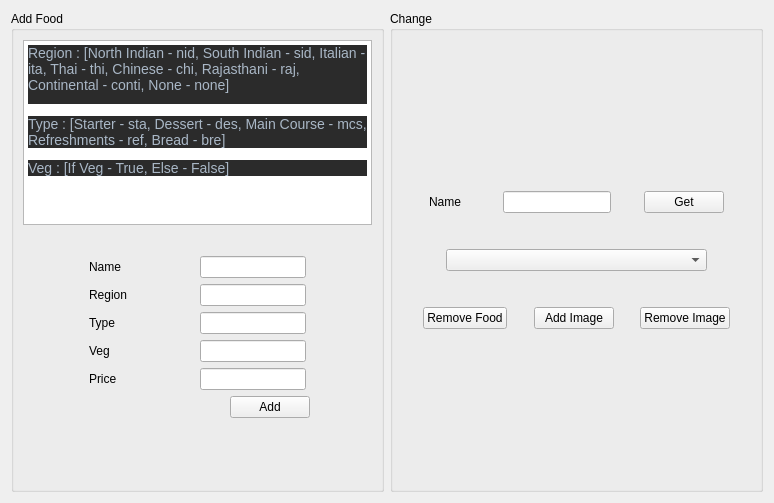
     <widget class="QWidget" name="tab_4">
      <attribute name="title">
       <string>Manage Food</string>
      </attribute>
      <layout class="QHBoxLayout" name="horizontalLayout_14" stretch="1,1">
       <item>
        <widget class="QGroupBox" name="groupBox_4">
         <property name="title">
          <string>Add Food</string>
         </property>
         <layout class="QVBoxLayout" name="verticalLayout_6" stretch="15,2,1,1,1,1,1,1,5">
          <item>
           <widget class="QTextBrowser" name="textBrowser">
            <property name="html">
             <string>&lt;!DOCTYPE HTML PUBLIC &quot;-//W3C//DTD HTML 4.0//EN&quot; &quot;http://www.w3.org/TR/REC-html40/strict.dtd&quot;&gt;
&lt;html&gt;&lt;head&gt;&lt;meta name=&quot;qrichtext&quot; content=&quot;1&quot; /&gt;&lt;style type=&quot;text/css&quot;&gt;
p, li { white-space: pre-wrap; }
&lt;/style&gt;&lt;/head&gt;&lt;body style=&quot; font-family:'MS Shell Dlg 2'; font-size:6.5pt; font-weight:400; font-style:normal;&quot;&gt;
&lt;p style=&quot; margin-top:12px; margin-bottom:12px; margin-left:0px; margin-right:0px; -qt-block-indent:0; text-indent:0px; background-color:#2b2b2b;&quot;&gt;&lt;span style=&quot; font-family:'Consolas'; font-size:10.5pt; color:#a9b7c6; background-color:#2b2b2b;&quot;&gt;Region : [North Indian - nid, South Indian - sid, Italian - ita, Thai - thi, Chinese - chi, Rajasthani - raj, Continental - conti, None - none]&lt;/span&gt;&lt;span style=&quot; font-family:'Consolas'; font-size:10.5pt; color:#a9b7c6;&quot;&gt;&lt;br /&gt;&lt;/span&gt;&lt;/p&gt;
&lt;p style=&quot; margin-top:12px; margin-bottom:12px; margin-left:0px; margin-right:0px; -qt-block-indent:0; text-indent:0px; background-color:#2b2b2b;&quot;&gt;&lt;span style=&quot; font-family:'Consolas'; font-size:10.5pt; color:#a9b7c6;&quot;&gt;Type : [Starter - sta, Dessert - des, Main Course - mcs, Refreshments - ref, Bread - bre]&lt;/span&gt;&lt;/p&gt;
&lt;p style=&quot; margin-top:12px; margin-bottom:12px; margin-left:0px; margin-right:0px; -qt-block-indent:0; text-indent:0px; background-color:#2b2b2b;&quot;&gt;&lt;span style=&quot; font-family:'Consolas'; font-size:10.5pt; color:#a9b7c6;&quot;&gt;Veg : [If Veg - True, Else - False]&lt;/span&gt;&lt;/p&gt;&lt;/body&gt;&lt;/html&gt;</string>
            </property>
           </widget>
          </item>
          <item>
           <spacer name="verticalSpacer_14">
            <property name="orientation">
             <enum>Qt::Vertical</enum>
            </property>
            <property name="sizeHint" stdset="0">
             <size>
              <width>20</width>
              <height>40</height>
             </size>
            </property>
           </spacer>
          </item>
          <item>
           <layout class="QHBoxLayout" name="horizontalLayout_20" stretch="5,6,2,8,5">
            <item>
             <spacer name="horizontalSpacer_36">
              <property name="orientation">
               <enum>Qt::Horizontal</enum>
              </property>
              <property name="sizeHint" stdset="0">
               <size>
                <width>40</width>
                <height>20</height>
               </size>
              </property>
             </spacer>
            </item>
            <item>
             <widget class="QLabel" name="label_14">
              <property name="text">
               <string>Name</string>
              </property>
             </widget>
            </item>
            <item>
             <spacer name="horizontalSpacer_37">
              <property name="orientation">
               <enum>Qt::Horizontal</enum>
              </property>
              <property name="sizeHint" stdset="0">
               <size>
                <width>40</width>
                <height>20</height>
               </size>
              </property>
             </spacer>
            </item>
            <item>
             <widget class="QLineEdit" name="le_f_name"/>
            </item>
            <item>
             <spacer name="horizontalSpacer_38">
              <property name="orientation">
               <enum>Qt::Horizontal</enum>
              </property>
              <property name="sizeHint" stdset="0">
               <size>
                <width>40</width>
                <height>20</height>
               </size>
              </property>
             </spacer>
            </item>
           </layout>
          </item>
          <item>
           <layout class="QHBoxLayout" name="horizontalLayout_17" stretch="5,6,2,8,5">
            <item>
             <spacer name="horizontalSpacer_39">
              <property name="orientation">
               <enum>Qt::Horizontal</enum>
              </property>
              <property name="sizeHint" stdset="0">
               <size>
                <width>40</width>
                <height>20</height>
               </size>
              </property>
             </spacer>
            </item>
            <item>
             <widget class="QLabel" name="label_11">
              <property name="text">
               <string>Region</string>
              </property>
             </widget>
            </item>
            <item>
             <spacer name="horizontalSpacer_40">
              <property name="orientation">
               <enum>Qt::Horizontal</enum>
              </property>
              <property name="sizeHint" stdset="0">
               <size>
                <width>40</width>
                <height>20</height>
               </size>
              </property>
             </spacer>
            </item>
            <item>
             <widget class="QLineEdit" name="le_f_region"/>
            </item>
            <item>
             <spacer name="horizontalSpacer_41">
              <property name="orientation">
               <enum>Qt::Horizontal</enum>
              </property>
              <property name="sizeHint" stdset="0">
               <size>
                <width>40</width>
                <height>20</height>
               </size>
              </property>
             </spacer>
            </item>
           </layout>
          </item>
          <item>
           <layout class="QHBoxLayout" name="horizontalLayout_15" stretch="5,6,2,8,5">
            <item>
             <spacer name="horizontalSpacer_42">
              <property name="orientation">
               <enum>Qt::Horizontal</enum>
              </property>
              <property name="sizeHint" stdset="0">
               <size>
                <width>40</width>
                <height>20</height>
               </size>
              </property>
             </spacer>
            </item>
            <item>
             <widget class="QLabel" name="label_12">
              <property name="text">
               <string>Type</string>
              </property>
             </widget>
            </item>
            <item>
             <spacer name="horizontalSpacer_43">
              <property name="orientation">
               <enum>Qt::Horizontal</enum>
              </property>
              <property name="sizeHint" stdset="0">
               <size>
                <width>40</width>
                <height>20</height>
               </size>
              </property>
             </spacer>
            </item>
            <item>
             <widget class="QLineEdit" name="le_f_type"/>
            </item>
            <item>
             <spacer name="horizontalSpacer_44">
              <property name="orientation">
               <enum>Qt::Horizontal</enum>
              </property>
              <property name="sizeHint" stdset="0">
               <size>
                <width>40</width>
                <height>20</height>
               </size>
              </property>
             </spacer>
            </item>
           </layout>
          </item>
          <item>
           <layout class="QHBoxLayout" name="horizontalLayout_18" stretch="5,6,2,8,5">
            <item>
             <spacer name="horizontalSpacer_45">
              <property name="orientation">
               <enum>Qt::Horizontal</enum>
              </property>
              <property name="sizeHint" stdset="0">
               <size>
                <width>40</width>
                <height>20</height>
               </size>
              </property>
             </spacer>
            </item>
            <item>
             <widget class="QLabel" name="label_13">
              <property name="text">
               <string>Veg</string>
              </property>
             </widget>
            </item>
            <item>
             <spacer name="horizontalSpacer_46">
              <property name="orientation">
               <enum>Qt::Horizontal</enum>
              </property>
              <property name="sizeHint" stdset="0">
               <size>
                <width>40</width>
                <height>20</height>
               </size>
              </property>
             </spacer>
            </item>
            <item>
             <widget class="QLineEdit" name="le_f_veg"/>
            </item>
            <item>
             <spacer name="horizontalSpacer_47">
              <property name="orientation">
               <enum>Qt::Horizontal</enum>
              </property>
              <property name="sizeHint" stdset="0">
               <size>
                <width>40</width>
                <height>20</height>
               </size>
              </property>
             </spacer>
            </item>
           </layout>
          </item>
          <item>
           <layout class="QHBoxLayout" name="horizontalLayout_16" stretch="5,6,2,8,5">
            <item>
             <spacer name="horizontalSpacer_48">
              <property name="orientation">
               <enum>Qt::Horizontal</enum>
              </property>
              <property name="sizeHint" stdset="0">
               <size>
                <width>40</width>
                <height>20</height>
               </size>
              </property>
             </spacer>
            </item>
            <item>
             <widget class="QLabel" name="label_15">
              <property name="text">
               <string>Price</string>
              </property>
             </widget>
            </item>
            <item>
             <spacer name="horizontalSpacer_49">
              <property name="orientation">
               <enum>Qt::Horizontal</enum>
              </property>
              <property name="sizeHint" stdset="0">
               <size>
                <width>40</width>
                <height>20</height>
               </size>
              </property>
             </spacer>
            </item>
            <item>
             <widget class="QLineEdit" name="le_price"/>
            </item>
            <item>
             <spacer name="horizontalSpacer_50">
              <property name="orientation">
               <enum>Qt::Horizontal</enum>
              </property>
              <property name="sizeHint" stdset="0">
               <size>
                <width>40</width>
                <height>20</height>
               </size>
              </property>
             </spacer>
            </item>
           </layout>
          </item>
          <item>
           <layout class="QHBoxLayout" name="horizontalLayout_19" stretch="10,3,3">
            <item>
             <spacer name="horizontalSpacer_51">
              <property name="orientation">
               <enum>Qt::Horizontal</enum>
              </property>
              <property name="sizeHint" stdset="0">
               <size>
                <width>40</width>
                <height>20</height>
               </size>
              </property>
             </spacer>
            </item>
            <item>
             <widget class="QPushButton" name="bt_add_food">
              <property name="text">
               <string>Add</string>
              </property>
             </widget>
            </item>
            <item>
             <spacer name="horizontalSpacer_52">
              <property name="orientation">
               <enum>Qt::Horizontal</enum>
              </property>
              <property name="sizeHint" stdset="0">
               <size>
                <width>40</width>
                <height>20</height>
               </size>
              </property>
             </spacer>
            </item>
           </layout>
          </item>
          <item>
           <spacer name="verticalSpacer_15">
            <property name="orientation">
             <enum>Qt::Vertical</enum>
            </property>
            <property name="sizeHint" stdset="0">
             <size>
              <width>20</width>
              <height>40</height>
             </size>
            </property>
           </spacer>
          </item>
         </layout>
        </widget>
       </item>
       <item>
        <widget class="QGroupBox" name="groupBox_5">
         <property name="title">
          <string>Change</string>
         </property>
         <layout class="QVBoxLayout" name="verticalLayout_7" stretch="5,1,1,1,1,1,5">
          <item>
           <spacer name="verticalSpacer_16">
            <property name="orientation">
             <enum>Qt::Vertical</enum>
            </property>
            <property name="sizeHint" stdset="0">
             <size>
              <width>20</width>
              <height>40</height>
             </size>
            </property>
           </spacer>
          </item>
          <item>
           <layout class="QHBoxLayout" name="horizontalLayout_21" stretch="2,3,2,8,2,3,2">
            <item>
             <spacer name="horizontalSpacer_53">
              <property name="orientation">
               <enum>Qt::Horizontal</enum>
              </property>
              <property name="sizeHint" stdset="0">
               <size>
                <width>40</width>
                <height>20</height>
               </size>
              </property>
             </spacer>
            </item>
            <item>
             <widget class="QLabel" name="label_16">
              <property name="text">
               <string>Name </string>
              </property>
             </widget>
            </item>
            <item>
             <spacer name="horizontalSpacer_54">
              <property name="orientation">
               <enum>Qt::Horizontal</enum>
              </property>
              <property name="sizeHint" stdset="0">
               <size>
                <width>40</width>
                <height>20</height>
               </size>
              </property>
             </spacer>
            </item>
            <item>
             <widget class="QLineEdit" name="le_name_query"/>
            </item>
            <item>
             <spacer name="horizontalSpacer_55">
              <property name="orientation">
               <enum>Qt::Horizontal</enum>
              </property>
              <property name="sizeHint" stdset="0">
               <size>
                <width>40</width>
                <height>20</height>
               </size>
              </property>
             </spacer>
            </item>
            <item>
             <widget class="QPushButton" name="bt_get">
              <property name="text">
               <string>Get</string>
              </property>
             </widget>
            </item>
            <item>
             <spacer name="horizontalSpacer_56">
              <property name="orientation">
               <enum>Qt::Horizontal</enum>
              </property>
              <property name="sizeHint" stdset="0">
               <size>
                <width>40</width>
                <height>20</height>
               </size>
              </property>
             </spacer>
            </item>
           </layout>
          </item>
          <item>
           <spacer name="verticalSpacer_17">
            <property name="orientation">
             <enum>Qt::Vertical</enum>
            </property>
            <property name="sizeHint" stdset="0">
             <size>
              <width>20</width>
              <height>40</height>
             </size>
            </property>
           </spacer>
          </item>
          <item>
           <layout class="QHBoxLayout" name="horizontalLayout_23" stretch="5,30,5">
            <item>
             <spacer name="horizontalSpacer_57">
              <property name="orientation">
               <enum>Qt::Horizontal</enum>
              </property>
              <property name="sizeHint" stdset="0">
               <size>
                <width>40</width>
                <height>20</height>
               </size>
              </property>
             </spacer>
            </item>
            <item>
             <widget class="QComboBox" name="cb_rm_food"/>
            </item>
            <item>
             <spacer name="horizontalSpacer_58">
              <property name="orientation">
               <enum>Qt::Horizontal</enum>
              </property>
              <property name="sizeHint" stdset="0">
               <size>
                <width>40</width>
                <height>20</height>
               </size>
              </property>
             </spacer>
            </item>
           </layout>
          </item>
          <item>
           <spacer name="verticalSpacer_18">
            <property name="orientation">
             <enum>Qt::Vertical</enum>
            </property>
            <property name="sizeHint" stdset="0">
             <size>
              <width>20</width>
              <height>40</height>
             </size>
            </property>
           </spacer>
          </item>
          <item>
           <layout class="QHBoxLayout" name="horizontalLayout_22" stretch="1,3,1,3,1,3,1">
            <item>
             <spacer name="horizontalSpacer_59">
              <property name="orientation">
               <enum>Qt::Horizontal</enum>
              </property>
              <property name="sizeHint" stdset="0">
               <size>
                <width>40</width>
                <height>20</height>
               </size>
              </property>
             </spacer>
            </item>
            <item>
             <widget class="QPushButton" name="bt_rm_food">
              <property name="text">
               <string>Remove Food</string>
              </property>
             </widget>
            </item>
            <item>
             <spacer name="horizontalSpacer_65">
              <property name="orientation">
               <enum>Qt::Horizontal</enum>
              </property>
              <property name="sizeHint" stdset="0">
               <size>
                <width>40</width>
                <height>20</height>
               </size>
              </property>
             </spacer>
            </item>
            <item>
             <widget class="QPushButton" name="bt_add_img">
              <property name="text">
               <string>Add Image</string>
              </property>
             </widget>
            </item>
            <item>
             <spacer name="horizontalSpacer_66">
              <property name="orientation">
               <enum>Qt::Horizontal</enum>
              </property>
              <property name="sizeHint" stdset="0">
               <size>
                <width>40</width>
                <height>20</height>
               </size>
              </property>
             </spacer>
            </item>
            <item>
             <widget class="QPushButton" name="bt_rm_img">
              <property name="text">
               <string>Remove Image</string>
              </property>
             </widget>
            </item>
            <item>
             <spacer name="horizontalSpacer_60">
              <property name="orientation">
               <enum>Qt::Horizontal</enum>
              </property>
              <property name="sizeHint" stdset="0">
               <size>
                <width>40</width>
                <height>20</height>
               </size>
              </property>
             </spacer>
            </item>
           </layout>
          </item>
          <item>
           <spacer name="verticalSpacer_19">
            <property name="orientation">
             <enum>Qt::Vertical</enum>
            </property>
            <property name="sizeHint" stdset="0">
             <size>
              <width>20</width>
              <height>40</height>
             </size>
            </property>
           </spacer>
          </item>
         </layout>
        </widget>
       </item>
      </layout>
     </widget>
